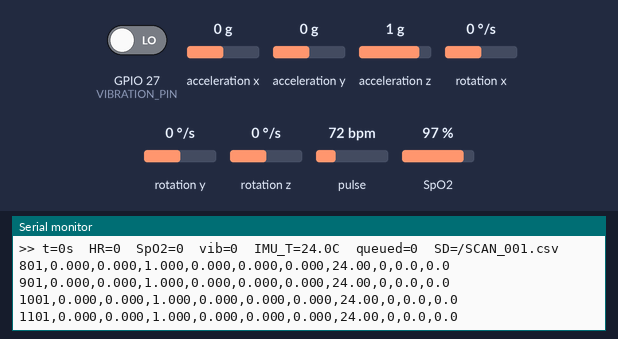
A sketch run on a simulated ESP32. Parts: the last lines printed to the serial monitor. Wiring (inferred from the names in the program): MPU-6050 motion sensor at I2C address 0x68. The inputs (shaded band) are chosen by the test bench; at power-on: acceleration x 0 g, GPIO 27 (VIBRATION_PIN) LOW, acceleration y 0 g, acceleration z 1 g, rotation x 0 °/s, rotation y 0 °/s, rotation z 0 °/s, pulse 72 bpm, SpO2 97 %. Storage starts empty.

Above: at 1.4 s.
1.5 s: acceleration x set to -1.4 g
At 1.55 s:
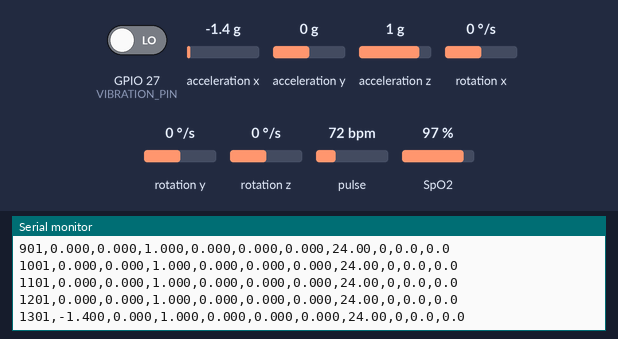
3.0 s: GPIO 27 (VIBRATION_PIN) driven HIGH
At 3.15 s:
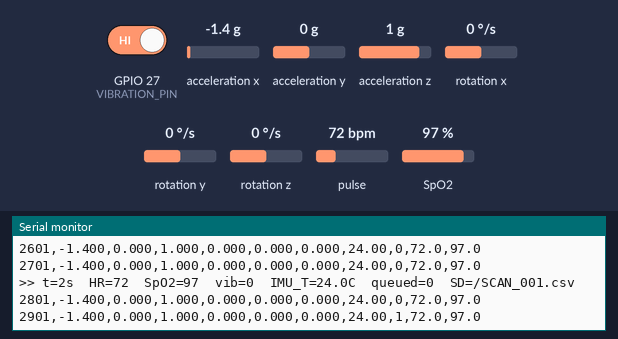
4.5 s: acceleration y set to -1.4 g
At 4.55 s:
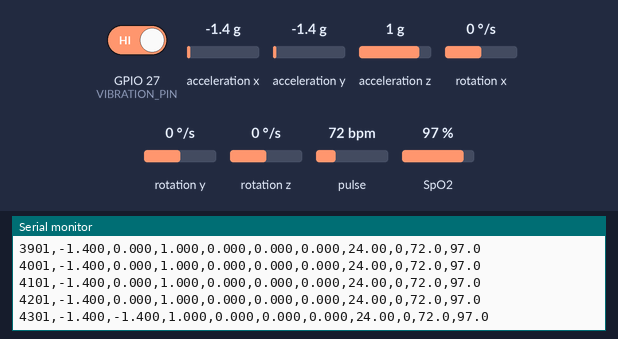
6.0 s: acceleration z set to -1.4 g
At 6.15 s:
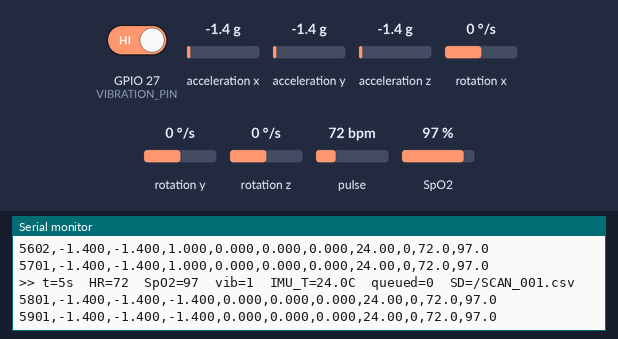
7.5 s: rotation x set to -192 °/s
At 7.55 s:
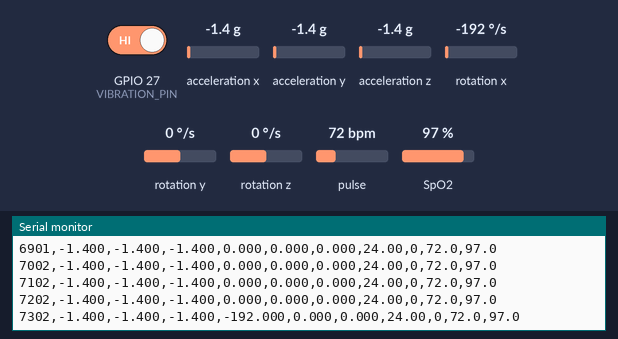
9.0 s: GPIO 27 (VIBRATION_PIN) driven LOW
At 9.15 s:
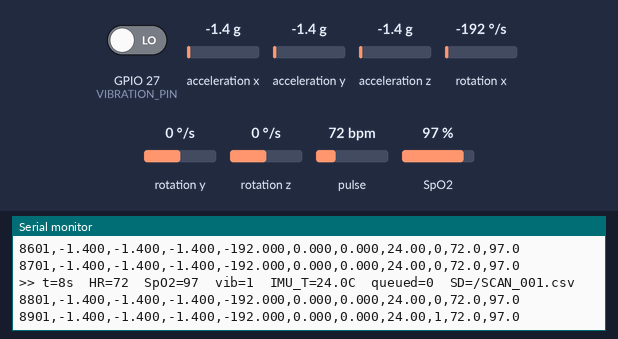

Measured:
- after the input at 1.5 s, the serial monitor: prints a new line at once (image 1)
- after the input at 3.0 s, the serial monitor: prints a new line after 0.14 s (image 2)
- after the input at 4.5 s, the serial monitor: prints a new line at once (image 3)
- after the input at 6.0 s, the serial monitor: prints a new line at once (image 4)
- after the input at 7.5 s, the serial monitor: prints a new line at once (image 5)
- after the input at 9.0 s, the serial monitor: prints a new line at once (image 6)

The sketch:

fatal_kick_logger4.ino
```cpp
/*
 * =====================================================================
 *  Fetal Kick Detection Device  -  STAGE 2: Sensing + SD Card Logging
 * =====================================================================
 *
 *  WHAT'S ACTIVE
 *  --------------
 *   - MAX30100 heart rate / SpO2  (I2C bus 0, SDA 25 / SCL 26)
 *   - SW-18010P vibration          (GPIO 27)
 *   - GY-521 (MPU-6050) accel/gyro (I2C bus 1, SDA 21 / SCL 22 - Wire1)
 *   - SPI SD Card Module          (VSPI: CS 19, SCK 21, MISO 5, MOSI 18)
 *   - sensorTask() on CORE 1, always sampling into sensorQueue
 *   - loop() on CORE 1, draining sensorQueue to both Serial & SD Card
 *
 *  WHAT'S REMOVED
 *  --------------
 *   - Bluetooth completely stripped out.
 * =====================================================================
 */

#include <Arduino.h>
#include <Wire.h>
#include <SPI.h>
#include <SD.h>
#include "MAX30100_PulseOximeter.h"
#include "freertos/FreeRTOS.h"
#include "freertos/task.h"
#include "freertos/queue.h"

// ---------------------------------------------------------------- pins
  #define MAX_SDA       25
  #define MAX_SCL       26
  #define VIBRATION_PIN 27

  // SD Card Pins (VSPI Hardware Bus)
  #define SD_CS         19
  #define SD_SCK        21
  #define SD_MISO       5
  #define SD_MOSI       18

  // GY-521 (MPU-6050) - bus 1
  #define GY_SDA        21
  #define GY_SCL        22

// ------------------------------------------------------- MPU-6050 regs
  #define MPU_ADDR          0x68
  #define REG_SMPLRT_DIV    0x19
  #define REG_CONFIG        0x1A
  #define REG_GYRO_CONFIG   0x1B
  #define REG_ACCEL_CONFIG  0x1C
  #define REG_ACCEL_XOUT_H  0x3B
  #define REG_PWR_MGMT_1    0x6B
  #define REG_WHO_AM_I      0x75

// -------------------------------------------------------------- config
  const uint32_t SAMPLE_INTERVAL_MS  = 100;            // 100 ms = 10 Hz
  const uint32_t SERIAL_INTERVAL_MS  = 1000;           // USB report cadence
  const uint32_t VIBRATION_WINDOW_MS = 100;            // vibration hardness window
  const int      QUEUE_LENGTH        = 400;            // cross-core buffer

  const uint32_t FLUSH_INTERVAL_MS   = 1000;           // Flush SD file every 1 sec
  const uint64_t MIN_FREE_SPACE      = 16ULL * 1024;   // Minimum 16 KB free space

  const uint8_t  ACCEL_FS_SEL     = 0;      // 0=+/-2g 1=+/-4g 2=+/-8g 3=+/-16g
  const uint8_t  GYRO_FS_SEL      = 0;      // 0=250 1=500 2=1000 3=2000 dps
  const float    ACCEL_LSB_PER_G  = 16384.0f;
  const float    GYRO_LSB_PER_DPS = 131.0f;

  const uint8_t  DLPF_CFG   = 4;
  const uint8_t  SMPLRT_DIV = 4;

// -------------------------------------------------------------- objects
  PulseOximeter   pox;
  QueueHandle_t   sensorQueue;
  TwoWire        &GYWire = Wire1;    // second hardware I2C peripheral for MPU-6050
  bool            imuOk  = false;

  SPIClass        SD_SPI(VSPI);
  File            scanFile;
  bool            sdReady     = false;
  bool            fileOpen    = false;
  String          currentFile = "";
  uint32_t        scanNumber  = 0;

// --------------------------------------------------------- sample record
  struct SensorData {
    uint32_t scanTime;      // ms since boot-of-sensing
    float    ax, ay, az;    // accel g    (GY-521 / MPU-6050)
    float    gx, gy, gz;    // gyro dps   (GY-521 / MPU-6050)
    float    tempC;         // MPU-6050 die temperature, deg C
    int      vibration;     // window transition count (intensity) or 0
    float    heartRate;
    float    spo2;
  };

// ------------------------------------------------- shared / sense state
  volatile uint32_t senseStartTime = 0;

// live values
  float heartRate = 0.0f;
  float spo2      = 0.0f;
  float imuTempC  = 0.0f;

// vibration state (sensorTask only)
  int      prevVibState = LOW;
  bool     vibMeasuring = false;
  uint32_t vibStart     = 0;
  int      vibHigh      = 0;
  int      vibLow       = 0;
  int      vibIntensity = 0;
  bool     vibReady     = false;

// ------------------------------------------------------------ prototypes
  void     onBeatDetected();
  void     measureVibration();
  void     sensorTask(void *param);
  void     drainQueueAndWrite();
  void     serialReport();

  bool     initSD();
  bool     startNewScanFile();
  String   fileNameFor(uint32_t n);
  uint32_t nextScanNumber();

  bool     mpuWriteReg(uint8_t reg, uint8_t val);
  bool     mpuReadRegs(uint8_t reg, uint8_t *buf, uint8_t len);
  bool     initIMU();
  bool     readIMU(float &ax, float &ay, float &az, float &gx, float &gy, float &gz, float &tempC);

// =====================================================================
// HELPERS & SD CARD SCALLFOLDING
// =====================================================================
  void onBeatDetected() {
    // Beat callback
  }

  void measureVibration() {
    int state = digitalRead(VIBRATION_PIN);

    if (!vibMeasuring && state != prevVibState) {
      vibMeasuring = true;
      vibStart = millis();
      vibHigh  = 0;
      vibLow   = 0;
    }

    if (vibMeasuring) {
      if (state != prevVibState) {
        if (state == HIGH) vibHigh++; else vibLow++;
        prevVibState = state;
      }
      if (millis() - vibStart >= VIBRATION_WINDOW_MS) {
        vibMeasuring = false;
        vibIntensity = vibHigh + vibLow;
        vibReady     = true;
      }
    } else {
      prevVibState = state;
    }
  }

  String fileNameFor(uint32_t n) {
    char name[24];
    snprintf(name, sizeof(name), "/SCAN_%03lu.csv", (unsigned long)n);
    return String(name);
  }

  uint32_t nextScanNumber() {
    uint32_t n = 1;
    while (SD.exists(fileNameFor(n))) n++;
    return n;
  }

  bool initSD() {
    SD_SPI.begin(SD_SCK, SD_MISO, SD_MOSI, SD_CS);
    if (!SD.begin(SD_CS, SD_SPI, 20000000)) {
      Serial.println("SD Card: INIT FAILED!");
      return false;
    }
    sdReady = true;
    Serial.println("SD Card: OK");
    return true;
  }

  bool startNewScanFile() {
    if (!sdReady) return false;

    uint64_t freeBytes = SD.totalBytes() - SD.usedBytes();
    if (freeBytes < MIN_FREE_SPACE) {
      Serial.println("SD Card: FULL (Not enough space)");
      return false;
    }

    scanNumber  = nextScanNumber();
    currentFile = fileNameFor(scanNumber);
    scanFile    = SD.open(currentFile, FILE_WRITE);

    if (!scanFile) {
      Serial.println("SD Card: Cannot create " + currentFile);
      return false;
    }

    // Write CSV Header
    scanFile.println("scan_time_ms,accel_x,accel_y,accel_z,gyro_x,gyro_y,gyro_z,temp_c,vibration,heart_rate,spo2");
    scanFile.flush();
    fileOpen = true;

    Serial.println("SD Card: Recording started -> " + currentFile);
    return true;
  }

  // ---- MPU-6050 (GY-521) ----
  bool mpuWriteReg(uint8_t reg, uint8_t val) {
    GYWire.beginTransmission(MPU_ADDR);
    GYWire.write(reg);
    GYWire.write(val);
    return GYWire.endTransmission(true) == 0;
  }

  bool mpuReadRegs(uint8_t reg, uint8_t *buf, uint8_t len) {
    GYWire.beginTransmission(MPU_ADDR);
    GYWire.write(reg);
    if (GYWire.endTransmission(false) != 0) return false;
    if (GYWire.requestFrom((uint8_t)MPU_ADDR, len, (uint8_t)true) != len) return false;
    for (uint8_t i = 0; i < len; i++) buf[i] = GYWire.read();
    return true;
  }

  inline int16_t mpuBe16(const uint8_t *b) {
    return (int16_t)(((uint16_t)b[0] << 8) | b[1]);
  }

  bool initIMU() {
    uint8_t who = 0;
    if (!mpuReadRegs(REG_WHO_AM_I, &who, 1)) return false;

    if (!mpuWriteReg(REG_PWR_MGMT_1, 0x80)) return false;
    delay(100);
    if (!mpuWriteReg(REG_PWR_MGMT_1, 0x01)) return false;
    delay(10);

    if (!mpuWriteReg(REG_CONFIG,       DLPF_CFG))          return false;
    if (!mpuWriteReg(REG_SMPLRT_DIV,   SMPLRT_DIV))        return false;
    if (!mpuWriteReg(REG_GYRO_CONFIG,  GYRO_FS_SEL  << 3)) return false;
    if (!mpuWriteReg(REG_ACCEL_CONFIG, ACCEL_FS_SEL << 3)) return false;
    return true;
  }

  bool readIMU(float &ax, float &ay, float &az, float &gx, float &gy, float &gz, float &tempC) {
    uint8_t b[14];
    if (!mpuReadRegs(REG_ACCEL_XOUT_H, b, 14)) return false;

    int16_t rax = mpuBe16(&b[0]),  ray = mpuBe16(&b[2]),  raz = mpuBe16(&b[4]);
    int16_t rt  = mpuBe16(&b[6]);
    int16_t rgx = mpuBe16(&b[8]),  rgy = mpuBe16(&b[10]), rgz = mpuBe16(&b[12]);

    ax = rax / ACCEL_LSB_PER_G;  ay = ray / ACCEL_LSB_PER_G;  az = raz / ACCEL_LSB_PER_G;
    gx = rgx / GYRO_LSB_PER_DPS; gy = rgy / GYRO_LSB_PER_DPS; gz = rgz / GYRO_LSB_PER_DPS;
    tempC = rt / 340.0f + 36.53f;
    return true;
  }

// =====================================================================
// CORE 1 : sensor task - fast loop, ALWAYS sampling
// =====================================================================
  void sensorTask(void *param) {
    uint32_t lastSample = millis();

    for (;;) {
      pox.update();
      measureVibration();

      uint32_t now = millis();

      if (now - lastSample >= SAMPLE_INTERVAL_MS) {
        lastSample += SAMPLE_INTERVAL_MS;

        heartRate = pox.getHeartRate();
        spo2      = pox.getSpO2();

        SensorData d;
        d.scanTime = now - senseStartTime;

        if (!imuOk) imuOk = initIMU();
        if (!imuOk || !readIMU(d.ax, d.ay, d.az, d.gx, d.gy, d.gz, d.tempC)) {
          d.ax = d.ay = d.az = 0.0f;
          d.gx = d.gy = d.gz = 0.0f;
          d.tempC = 0.0f;
          imuOk = false;
        }
        imuTempC = d.tempC;

        d.vibration = vibReady ? vibIntensity : 0;
        d.heartRate = heartRate;
        d.spo2      = spo2;

        xQueueSend(sensorQueue, &d, 0);
        vibReady = false;
      }

      vTaskDelay(pdMS_TO_TICKS(1));
    }
  }

// =====================================================================
// SETUP  (runs on core 1)
// =====================================================================
void setup() {
  Serial.begin(921600);
  delay(100);
  Serial.println("\n=== Fetal Kick Logger - Stage 2: Sensing + SD Logging ===");

  // ---- MAX30100 ----
  Wire.begin(MAX_SDA, MAX_SCL);
  Wire.setClock(400000);
  Serial.print("MAX30100... ");
  if (!pox.begin()) {
    Serial.println("FAILED");
  } else {
    Serial.println("OK");
    pox.setIRLedCurrent(MAX30100_LED_CURR_7_6MA);
    pox.setOnBeatDetectedCallback(onBeatDetected);
  }

  // ---- Vibration ----
  pinMode(VIBRATION_PIN, INPUT);
  prevVibState = digitalRead(VIBRATION_PIN);

  // ---- MPU-6050 ----
  GYWire.begin(GY_SDA, GY_SCL, 400000);
  Serial.print("MPU-6050... ");
  imuOk = initIMU();
  Serial.println(imuOk ? "OK" : "FAILED (Will keep retrying)");

  // ---- SD Card Initialization & File Creation ----
  if (initSD()) {
    startNewScanFile();
  }

  // ---- Queue & Task Setup ----
  sensorQueue = xQueueCreate(QUEUE_LENGTH, sizeof(SensorData));
  if (!sensorQueue) Serial.println("Queue alloc FAILED");

  senseStartTime = millis();

  xTaskCreatePinnedToCore(sensorTask, "sensorTask", 8192, NULL, 3, NULL, 1);

  Serial.println("Sensing & Logging active.");
  Serial.println("scan_time_ms,accel_x,accel_y,accel_z,gyro_x,gyro_y,gyro_z,temp_c,vibration,heart_rate,spo2");
}

// =====================================================================
// LOOP  (core 1) : drain queue to Serial & SD file
// =====================================================================
void loop() {
  drainQueueAndWrite();
  serialReport();
  delay(1);
}

// ------------------------------------------------- Queue -> Serial & SD
  void drainQueueAndWrite() {
    static uint32_t lastFlush = 0;
    SensorData d;
    char line[128];

    while (xQueueReceive(sensorQueue, &d, 0) == pdTRUE) {
      int n = snprintf(line, sizeof(line),
                      "%lu,%.3f,%.3f,%.3f,%.3f,%.3f,%.3f,%.2f,%d,%.1f,%.1f",
                      (unsigned long)d.scanTime,
                      d.ax, d.ay, d.az, d.gx, d.gy, d.gz, d.tempC,
                      d.vibration, d.heartRate, d.spo2);
      if (n < 0) continue;

      // 1. Output to Serial Monitor
      Serial.println(line);

      // 2. Write to SD Card file (if open)
      if (fileOpen) {
        scanFile.println(line);
      }
    }

    // Flush to SD card every 1 second to prevent data loss on power drop
    uint32_t now = millis();
    if (fileOpen && (now - lastFlush >= FLUSH_INTERVAL_MS)) {
      lastFlush = now;
      scanFile.flush();
    }
  }

// ------------------------------------------------- USB status line
  void serialReport() {
    static uint32_t last = 0;
    uint32_t now = millis();
    if (now - last < SERIAL_INTERVAL_MS) return;
    last = now;
    Serial.printf(">> t=%lus  HR=%.0f  SpO2=%.0f  vib=%d  IMU_T=%.1fC  queued=%u  SD=%s\n",
                  (unsigned long)((now - senseStartTime) / 1000),
                  heartRate, spo2, vibIntensity, imuTempC,
                  (unsigned)uxQueueMessagesWaiting(sensorQueue),
                  fileOpen ? currentFile.c_str() : "DISABLED/FAIL");
  }
```
